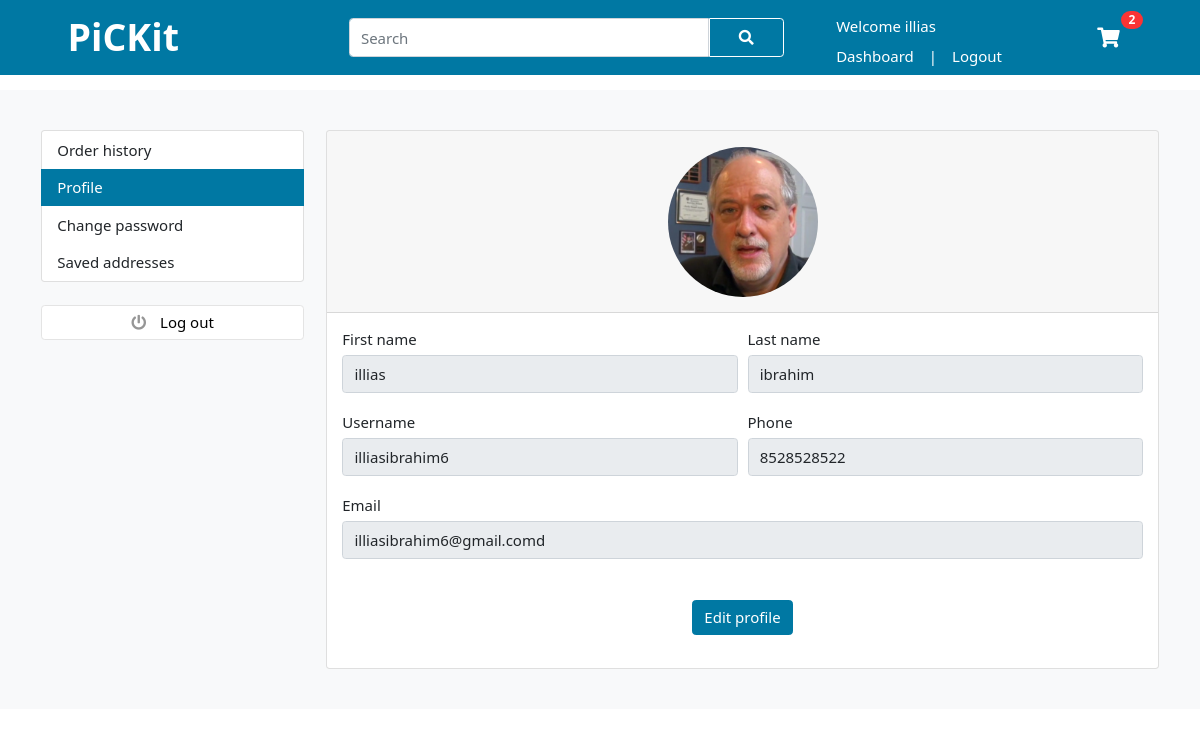
Page /profile/ (signed in) on the committed database.
### user/models.py (models this page shows, shortened)
class Account(AbstractBaseUser):
    first_name      = models.CharField(max_length=50)
    last_name       = models.CharField(max_length=50)
    email           = models.EmailField(max_length=100, unique=True)
    username        = models.CharField(max_length=50, blank=True)
    phone           = models.CharField(max_length=13, unique=True)
    has_access      = models.BooleanField(default=True)
    data_joined     = models.DateTimeField(auto_now_add=True)
    last_login      = models.DateTimeField(auto_now=True)
    is_admin        = models.BooleanField(default=False)
    is_active       = models.BooleanField(default=True)
    is_staff        = models.BooleanField(default=False)
    is_superadmin   = models.BooleanField(default=False)
    USERNAME_FIELD  = 'phone'
    REQUIRED_FIELDS = ['first_name', 'last_name', 'email','username']
    objects = MyAccountManager()

### user/views.py (the view, shortened to what this page needs)
# urls.py: path('profile/',views.profile,name='profile'),
def profile(request):
    user = request.user
    try:
        profile = Profile.objects.get(user=request.user)
    except:
        profile = Profile.objects.create(user=request.user)
        profile.dispaly_picture = None
        profile.save()
    profile_form = ProfileForm()
    context = {
        'user':user,
        'profile':profile,
        'profile_form':profile_form
        }
    return render(request,'user/profile.html',context)

### user/forms.py
class ProfileForm(forms.ModelForm):
    display_picture = forms.ImageField(required=False, error_messages={'invalid':("Image file only")}, widget=forms.FileInput)
    class Meta:
        model = Profile
        fields = {
            'display_picture'
        }
    def __init__(self,*args,**kwargs):
        super(ProfileForm,self).__init__(*args,**kwargs)
        self.fields['display_picture'].widget.attrs['class'] = 'form-control'
        self.fields['display_picture'].widget.attrs['required'] = 'required'
        self.fields['display_picture'].widget.attrs['id'] = 'id_image'

### user/context_processors.py (called while the page is built)
def menu_links(request):
    links = Category.objects.all()
    return dict(links=links)

def counter(request):
    cart_count = 0
    if 'admin' in request.path:
        return {}
    else:
        try:
            cart = Cart.objects.filter(cart_id = _cart_id(request))
            if request.user.is_authenticated:
                cart_items = CartItem.objects.all().filter(user= request.user)
            else:
                cart_items = CartItem.objects.all().filter(cart=cart[:1])
            for cart_item in cart_items:
                cart_count += cart_item.quantity
        except Cart.DoesNotExist:
            cart_count = 0
    return dict(cart_count = cart_count)

### user/views.py (called while the page is built)
def _cart_id(request):
    cart = request.session.session_key
    if not cart:
        cart = request.session.create()
    return cart

### templates/user/profile.html (shortened to what this page needs)
{% extends 'user/base.html' %}
{% load static %}
{% block content %}
<section class="section-conten padding-y bg">
	<div class="container">
		<div class="row">
			<aside class="col-lg-3 filter">
				<ul class="list-group">
					<a class="list-group-item " href="{% url 'account' %}"> Order history </a>
					<a class="list-group-item activate" href="#">Profile</a>
					<a class="list-group-item " href="{% url 'change-password' %}">Change password</a>
					<a class="list-group-item" href="{% url 'saved-address' %}">Saved addresses</a>
				</ul>
				<br>
				<a class="btn btn-light btn-block" href="#"> <i class="fa fa-power-off"></i> <span class="text">Log
						out</span> </a>
			</aside>
			<main class="col-lg-9">
				<article class="card">
					<header class="card-header d-flex justify-content-center">
						<figure class="hover-img">
						</figure>
					</header>
					<div class="card-body">
						<form method="POST" id="editProfileForm">
							<div class="form-row">
								<div class="col-md-6 form-group">
									<label>First name</label>
									<input type="text" class="form-control" value="{{user.first_name}}"
										autocomplete="off" disabled name="first_name" required>
								</div>
								<div class="col-md-6 form-group">
									<label>Last name</label>
									<input type="text" class="form-control" value="{{user.last_name}}" name="last_name"
										disabled required>
								</div>
								<div class="col-md-6 form-group">
									<label>Username</label>
									<input type="text" class="form-control" autocomplete="off" value="{{user.username}}"
										name="username" disabled required>
								</div>
								<div class="col-md-6 form-group">
									<label>Phone</label>
									<input type="text" class="form-control" value="{{user.phone}}" disabled name="phone"
										required>
								</div>
								<div class="col-md-12 form-group">
									<label>Email</label>
									<input type="text" class="form-control" value="{{user.email}}" disabled name="email"
										required>
								</div>
								<div class="form-group col mt-4 d-flex justify-content-center">
									<a id="enable-edit" style="color: white;" class="btn btn-major"> Edit profile </a>
								</div>
							</div>
						</form>
					</div>
				</article>
			</main>
		</div>
	</div>
</section>
{% endblock %}

### templates/user/includes/nav.html (shortened to what this page needs)
{% load static %}
<header class="nav-container" >
    <div class="container">
        <nav class="navbar navbar-expand-lg ">
            <div class="container-fluid	">
                <a class="pickit" href="{% url 'home' %}"><p>PiCKit</p></a>
                <div class="collapse navbar-collapse justify-content-end" id="navbarSupportedContent">
                    <form action="{% url 'search' %}" class="d-flex nav-search search-nav ">
                        <input name="search_key" class="form-control search-nav search-nav-input" type="search" placeholder="Search"
                            aria-label="Search">
                        <button  class="btn btn-outline-light search-nav search-nav-btn" type="submit"><i
                                class="fas fa-search"></i></button>
                    </form>
                    <div class="d-flex flex-row">
                        {% if user.id is None %}
                        <div class="d-flex flex-column welcome">
                            <ul class="navbar-nav me-auto mb-2 mb-lg-0">
                                <li class="text-white nav-link">Welcome guest!</li>
                            </ul>
                            <ul class="navbar-nav me-auto mb-2 mb-lg-0">
                                <li class="nav-item">
                                    <a class="nav-link active" href="{% url 'sign-in' %}">Sign in</a>
                                </li>
                                <li class="nav-item pipe">
                                    <p class="nav-link text-white">|</p>
                                </li>
                                <li class="nav-item">
                                    <a class="nav-link active" href="{% url 'sign-up' %}">Sign up</a>
                                </li>
                                <li class="nav-item">
                                    <a class="nav-link active filter-text" href="{% url 'cart' %}">Cart</a>
                                </li>
                            </ul>
                        </div>
                        {% else %}
                        <div class="d-flex flex-column welcome">
                            <ul class="navbar-nav me-auto mb-2 mb-lg-0">
                                <li class="text-white nav-link cart-icon">Welcome {{ user.first_name }}</li>
                            </ul>
                            <ul class="navbar-nav me-auto mb-2 mb-lg-0">
                                <li class="nav-item">
                                    <a class="nav-link active" href="{% url 'account' %}">Dashboard</a>
                                </li>
                                <li class="nav-item pipe">
                                    <p class="nav-link text-white">|</p>
                                </li>
                                <li class="nav-item">
                                    <a class="nav-link active" href="{% url 'logout' %}">Logout</a>
                                </li>
                            </ul>
                        </div>
                        {% endif %}
                        <div class="align-self-center">
                            <a href="{% url 'cart' %}" class="widget-header pl-3 ml-3">
                                <div class=" cart icon cart-icon icon-sm"><i class="fa fa-shopping-cart"></i>
                                </div id="cartCount">
                                <span id="badgeCount"  class="badge badge-pill badge-danger notify">{{ cart_count }}</span>
                            </a>
                        </div>
                    </div>
                </div>
            </div>
        </nav>
    </div>
</header>

### static/users/css/ui.css (style rules this page uses)
html { font-family: "Inter", sans-serif; font-size: 15px; }
:root { --major:#0078a3; --cyan-mix:#4ac0d0; }
.icon-xs, .icon-sm, .icon-md, .icon-lg { display: inline-block; text-align: center; flex-shrink: 0; flex-grow: 0; }
.icon-sm { width: 48px; height: 48px; line-height: 48px !important; font-size: 20px; }
[class*=hover-] { transition: 0.5s; }
.padding-y { padding-top: 40px; padding-bottom: 40px; }
figure { margin-bottom: 0; }
article:after, .form-group:after { display: block; clear: both; content: ""; }
.bg { background-color: #f8f9fa; }
p:last-child { margin-bottom: 0; }
.nav-link { color: white; padding-bottom: 0%; text-decoration: none; }
.widget-header { display: inline-block; vertical-align: middle; position: relative; }
.widget-header i { color: #969696; }
.widget-header .notify { position: absolute; top: -3px; right: -10px; }
.pickit { margin-right: 2rem; color: white; font-size: 2.5rem; font-weight: bold; text-decoration: none; }
.search-nav-btn { background: var(--major); color: white;; border-top-left-radius: 0px; border-bottom-left-radius: 0px; border: 1px solid white; width: 5em; }
.search-nav-input { width: 24em; height: 2.6em; border-top-right-radius: 0px; border-bottom-right-radius: 0px; }
.cart-icon i { color: white; text-decoration: none; }
.nav-container { background: var(--major); position: fixed; top: 0%; left: 0%; width: 100vw; margin: 0; z-index: 4; }
.btn-light { background-color: #fff; border-color: #e4e4e4; }
.btn-light i { color: #969696; }
.btn i + .text { margin-left: 10px; }
.notify { position: absolute; top: -4px; right: -10px; display: inline-block; padding: 0.25em 0.6em; font-size: 12px; line-height: 1; text-align: center; border-radius: 3rem; color: #fff; background-color: #fa3434; }
.btn-major { background: var(--major); color: white; border: 0.5px solid var(--major); }
.activate { background-color: var(--major); border-color: var(--major); color: white; }
.hover-img { color: #fff; display: inline-block; margin: 8px; max-width: 320px; min-width: 240px; overflow: hidden; position: relative; text-align: center; width: 100%; }
.hover-img:before, .hover-img:after { position: absolute; top: 0; bottom: 0; left: 0; right: 0; content: ''; transition: all 0.3s ease; z-index: 1; opacity: 0; transform: scaleY(2); }
@media (min-width:992px) { .welcome { margin: 0 3em; } }

### rows in the picture
Account: first_name "illias", last_name "ibrahim", username "illiasibrahim6", phone "8528528522", email "illiasibrahim6@gmail.comd"

### other values in the picture
{{ cart_count }} "2"
